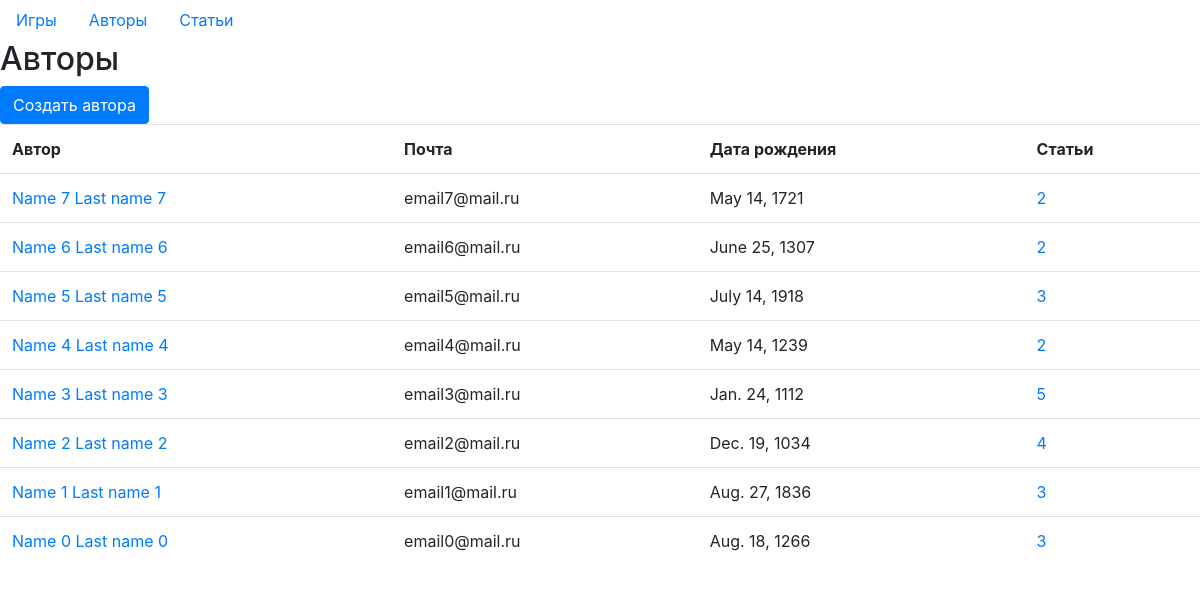
The app's page /seminar_03/authors/ with its own data.
### seminar_02/models.py (models this page shows, shortened)
class Author(models.Model):
    first_name = models.CharField(max_length=100, verbose_name='Имя')
    last_name = models.CharField(max_length=100, verbose_name='Фамилия')
    email = models.EmailField(verbose_name='Почта')
    bio = models.TextField(verbose_name='Биография', null=True, blank=True)
    birth_date = models.DateField(verbose_name='День рождения', null=True, blank=True)
    reg_date = models.DateTimeField(auto_now_add=True, verbose_name='Дата регистрации')
    change_date = models.DateTimeField(auto_now=True, verbose_name='Дата изменения')
    fields = ['first_name', 'last_name', 'email', 'bio', 'birth_date']
    @property
    def full_name(self):
        return f'{self.first_name} {self.last_name}'
    """CRUD функции"""
    @property
    def articles(self):
        return Article.objects.filter(author=self)
    class Meta:
        ordering = ['-change_date']
        verbose_name = 'Автор'
        verbose_name_plural = 'Авторы'

### seminar_03/views.py (the view)
# urls.py: path('authors/', get_authors, name='get_authors'),
def get_authors(request):
    authors = Author.objects.order_by('-id').all()
    context = {
        'title': 'Авторы',
        'columns': ['Автор', 'Почта', 'Дата рождения', 'Статьи'],
        'authors': authors,
    }
    return render(request, 'seminar_03/authors.html', context)

### seminar_03/templates/seminar_03/authors.html (shortened to what this page needs)
{% extends 'seminar_03/base.html' %}
{% block content %}
<h2> {{ title }} </h2>
<a class="btn btn-primary" role="button" href="{% url 'author_create'%}">Создать автора</a>
<table class="table">
    <tr>
        {% for column in columns %}
        <th>{{ column }}</th>
        {% endfor %}
    </tr>
    {% for author in authors %}
    <tr>
        <td><a href="{% url 'author_full' author.id %}">{{ author.full_name }}</a></td>
        <td>{{ author.email }}</td>
        <td>{{ author.birth_date }}</td>
        <td>{% if author.articles %}
            <a href="{% url 'author_articles' author.id %}"> {{ author.articles|length }} </a></td>
        {% else %} Нет
        {% endif %}
    </tr>
    {% endfor %}
</table>
{% endblock %}

### records on screen
Author: full_name "Name 7 Last name 7", email "email7@mail.ru", birth_date "May 14, 1721", articles|length "2"
Author: full_name "Name 6 Last name 6", email "email6@mail.ru", birth_date "June 25, 1307", articles|length "2"
Author: full_name "Name 5 Last name 5", email "email5@mail.ru", birth_date "July 14, 1918", articles|length "3"
Author: full_name "Name 4 Last name 4", email "email4@mail.ru", birth_date "May 14, 1239", articles|length "2"
Author: full_name "Name 3 Last name 3", email "email3@mail.ru", birth_date "Jan. 24, 1112", articles|length "5"
Author: full_name "Name 2 Last name 2", email "email2@mail.ru", birth_date "Dec. 19, 1034", articles|length "4"
Author: full_name "Name 1 Last name 1", email "email1@mail.ru", birth_date "Aug. 27, 1836", articles|length "3"
Author: full_name "Name 0 Last name 0", email "email0@mail.ru", birth_date "Aug. 18, 1266", articles|length "3"

### other values on screen
{{ title }} "Авторы"
{{ column }} "Автор" "Почта" "Дата рождения" "Статьи"
